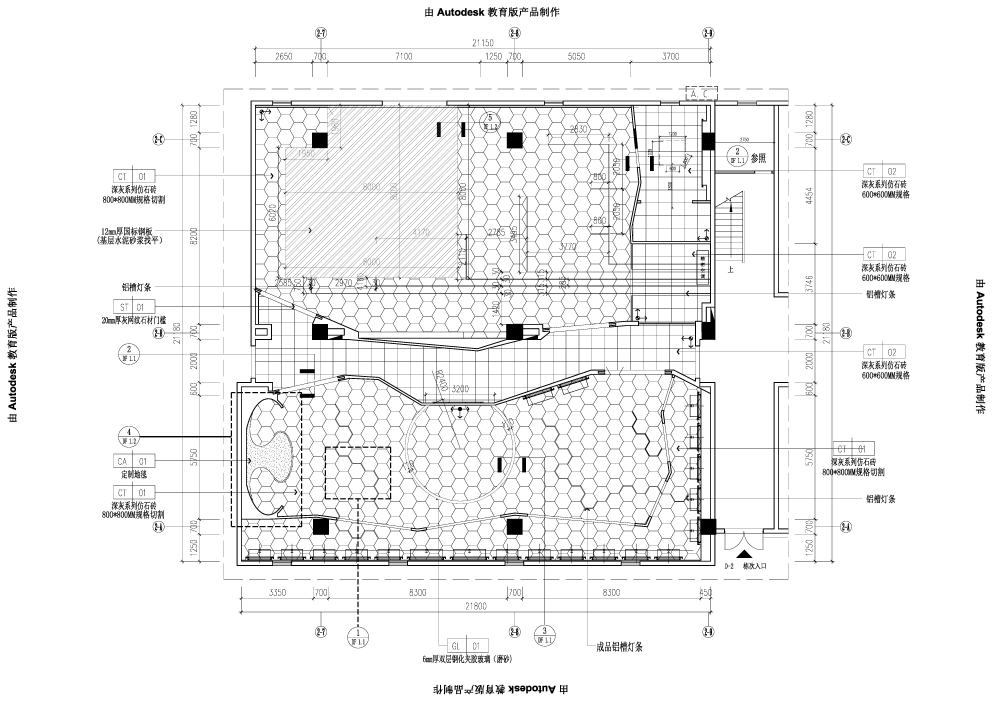
#> input picture cad3.jpg, 4963 x 3508 px (shown at 1/5 size)
$ python resize.py   (older library calls are emulated)
#> lines starting #> are read from the running program, lines starting #| are printed output that depends on the picture
import cv2 as cv
import numpy as np

page = cv.imread('cad3.jpg')
#> page is the input picture: shape (3508, 4963, 3); min 0, max 255, mean 241.8
re_image = cv.resize(page, (np.int(page.shape[1]*0.47), np.int(page.shape[0]*0.47)))
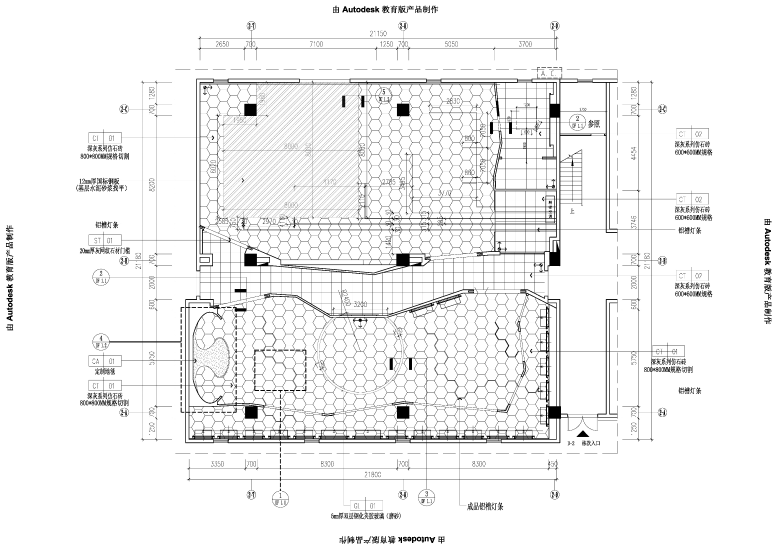
#> re_image: shape (1648, 2332, 3) (shown at 1/3 size); min 0, max 255, mean 241.8
cv.imwrite("cad3.jpg", re_image)

cv.waitKey(0)
cv.destroyAllWindows()

$ run again, with cad1.jpg copied over cad3.jpg
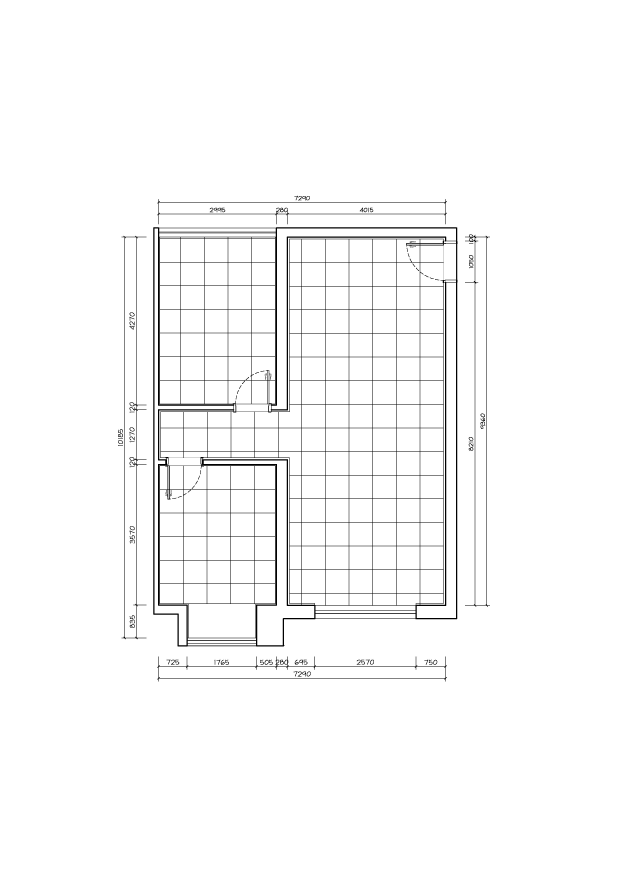
#> input picture cad1.jpg, 2479 x 3508 px (shown at 1/4 size)
#> page is the input picture: shape (3508, 2479, 3); min 0, max 255, mean 249.4
#> `re_image = cv.resize(page, (np.int(page.shape[1]*0.47), np.int(page.sh..`:
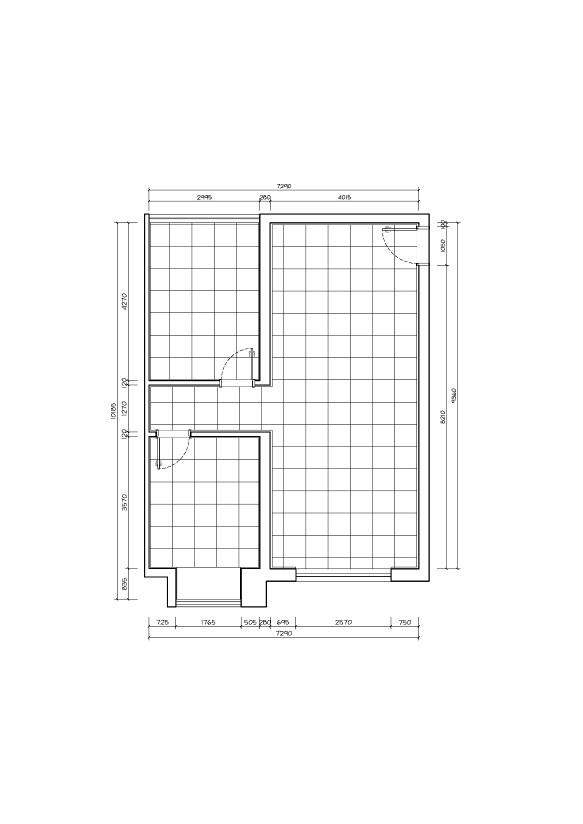
#> re_image: shape (1648, 1165, 3) (shown at 1/2 size); min 0, max 255, mean 249.4

$ run again, with line_detect.jpg copied over cad3.jpg
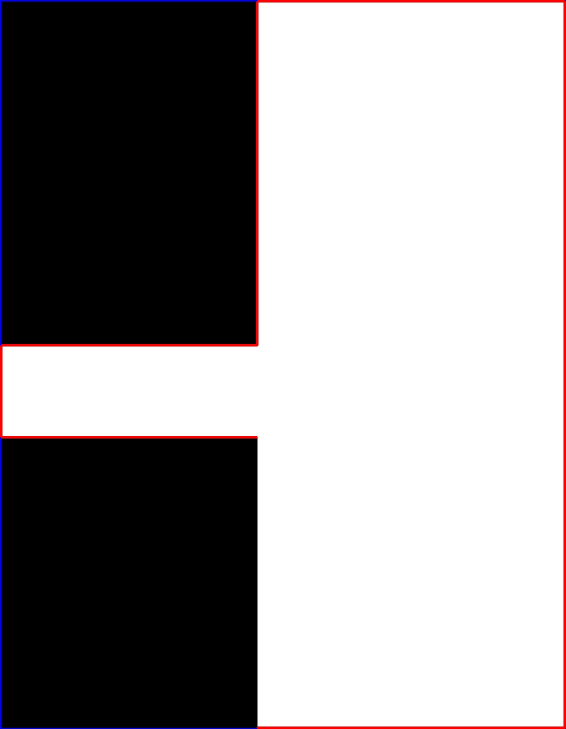
#> input picture line_detect.jpg, 1132 x 1458 px (shown at 1/2 size)
#> page is the input picture: shape (1458, 1132, 3); mean B, G, R 151.8, 150.9, 154.1
#> `re_image = cv.resize(page, (np.int(page.shape[1]*0.47), np.int(page.sh..`:
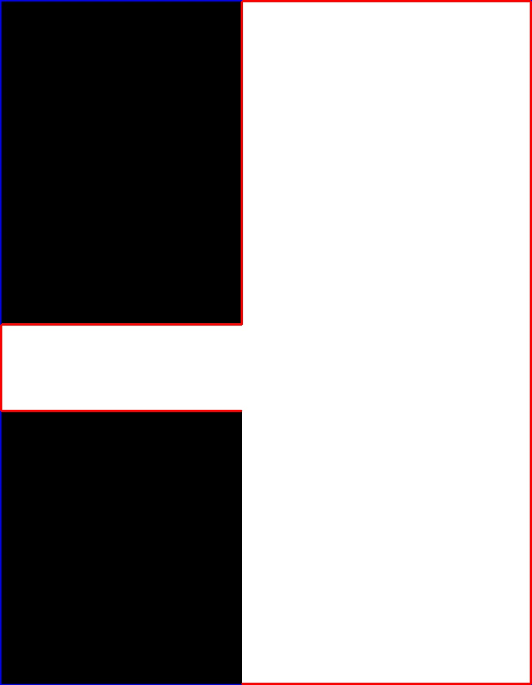
#> re_image: shape (685, 532, 3); mean B, G, R 151.9, 151, 154.2
